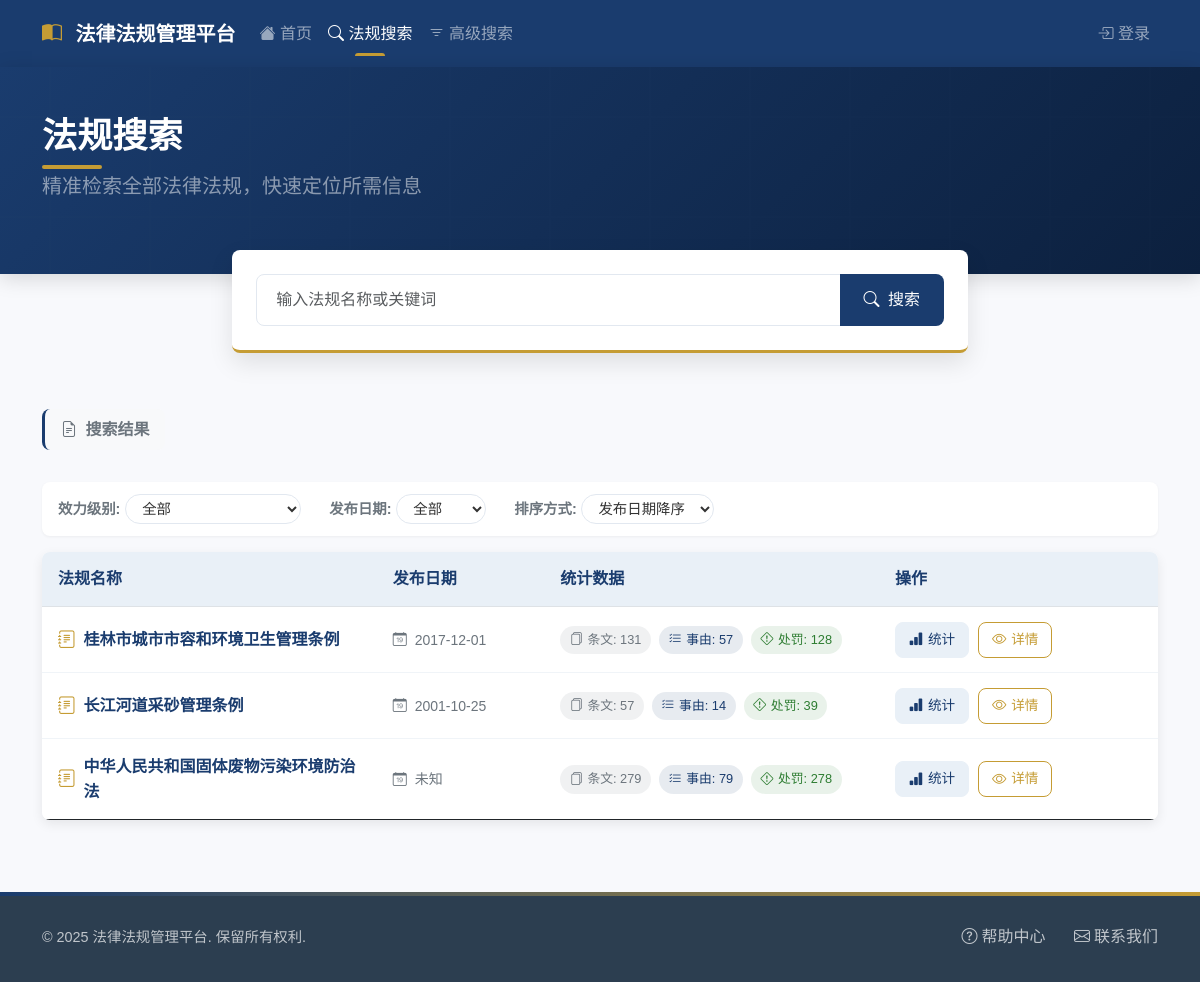
The app's page /search/regulations, older data.
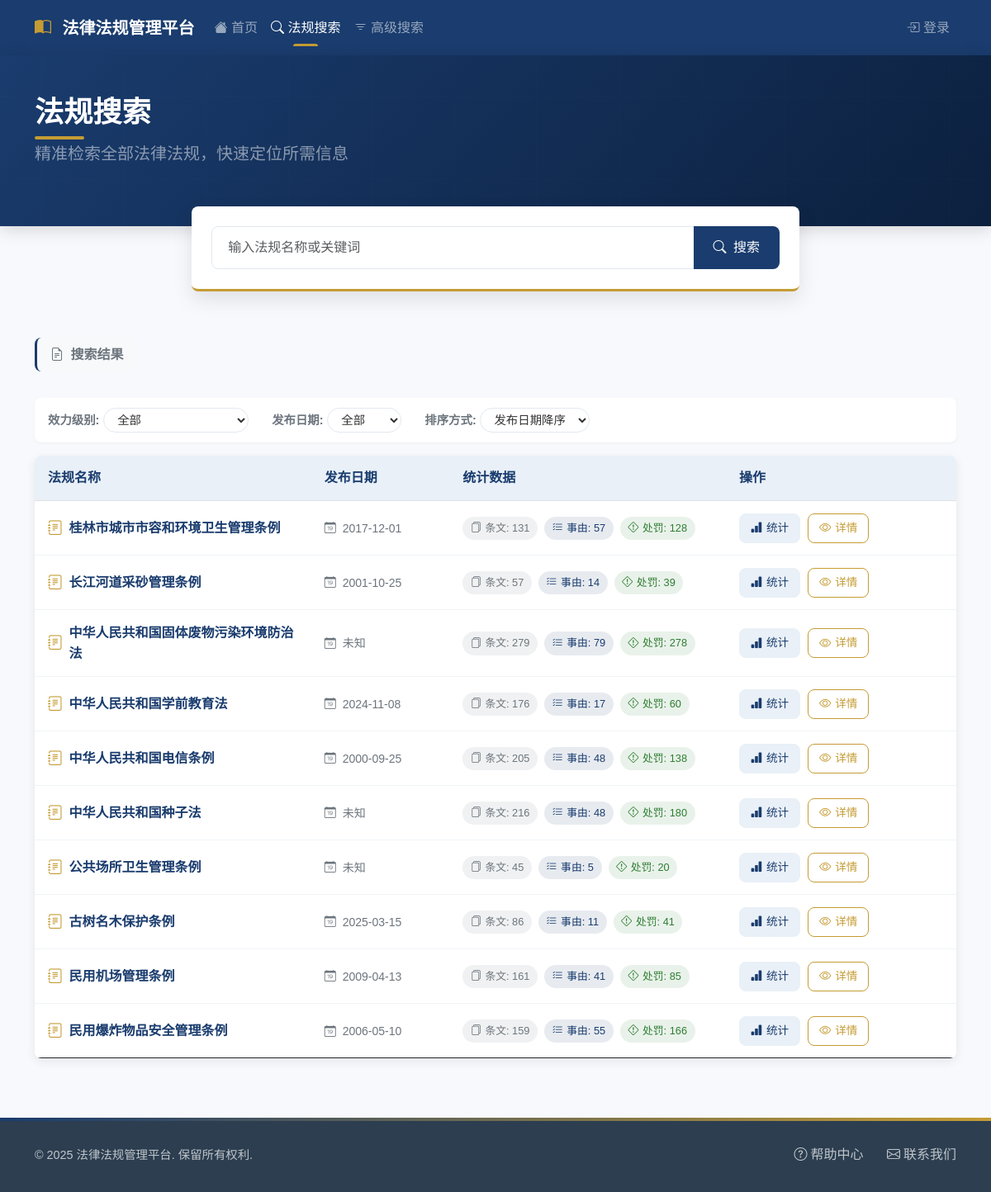
The same page, newer data.
### models.py (models this page shows)
class LegalRegulation(db.Model):
    id = db.Column(db.Integer, primary_key=True)
    name = db.Column(db.String(200), nullable=False, unique=True)  # 法规名称
    document_number = db.Column(db.String(100))  # 文号
    issued_by = db.Column(db.String(100))  # 通过机构
    approved_by = db.Column(db.String(100))  # 批准机构
    issued_date = db.Column(db.DateTime)  # 批准日期
    effective_date = db.Column(db.DateTime)  # 生效日期
    revision_date = db.Column(db.DateTime)  # 修订日期
    hierarchy_level = db.Column(db.String(50))  # 效力级别
    province = db.Column(db.String(50))  # 省
    city = db.Column(db.String(50))  # 市
    status = db.Column(db.String(20), default='active')  # 状态：active, archived
    structures = relationship('LegalStructure', back_populates='regulation', cascade='all, delete-orphan')
    causes = relationship('LegalCause', back_populates='regulation', cascade='all, delete-orphan')

### app.py (the view, shortened to what this page needs)
@app.route('/search/regulations')
def search_regulations():
    keyword = request.args.get('keyword', '')
    page = request.args.get('page', 1, type=int)
    per_page = 10
    query = LegalRegulation.query
    pagination = query.paginate(page=page, per_page=per_page, error_out=False)
    regulations = pagination.items
    return render_template('regulations/list.html',
                           regulations=regulations,
                           pagination=pagination,
                           keyword=keyword)

### app.py (called while the page is built)
def get_punishment_count(regulation_id):
    return db.session.query(LegalPunishment).\
        join(LegalCause).\
        filter(LegalCause.regulation_id == regulation_id).\
        count()

@app.context_processor
def utility_processor():
    return {
        'get_punishment_count': get_punishment_count
    }

### templates/regulations/list.html (shortened to what this page needs)
<!DOCTYPE html>
<html lang="zh">
<head>
    <link href="https://cdn.jsdelivr.net/npm/bootstrap@5.3.0/dist/css/bootstrap.min.css" rel="stylesheet">
    <link rel="stylesheet" href="https://cdn.jsdelivr.net/npm/bootstrap-icons@1.11.0/font/bootstrap-icons.css">
</head>
<body>
    <nav class="navbar navbar-expand-lg navbar-dark">
        <div class="container">
            <a class="navbar-brand" href="/">
                <i class="bi bi-book-half"></i> 法律法规管理平台
            </a>
            <div class="collapse navbar-collapse" id="navbarNav">
                <ul class="navbar-nav">
                    <li class="nav-item">
                        <a class="nav-link" href="/">
                            <i class="bi bi-house-fill"></i> 首页
                        </a>
                    </li>
                    <li class="nav-item">
                        <a class="nav-link active" href="/search/regulations">
                            <i class="bi bi-search"></i> 法规搜索
                        </a>
                    </li>
                    <li class="nav-item">
                        <a class="nav-link" href="/advanced_search">
                            <i class="bi bi-filter"></i> 高级搜索
                        </a>
                    </li>
                </ul>
                <ul class="navbar-nav ms-auto">
                    {% if current_user.is_authenticated %}
                    <li class="nav-item dropdown">
                        <a class="nav-link dropdown-toggle" href="#" role="button" data-bs-toggle="dropdown">
                            <i class="bi bi-person-circle"></i> {{ current_user.username }}
                        </a>
                        <ul class="dropdown-menu dropdown-menu-end">
                            <li><a class="dropdown-item" href="#"><i class="bi bi-person-gear"></i> 个人设置</a></li>
                            <li><hr class="dropdown-divider"></li>
                            <li><a class="dropdown-item" href="{{ url_for('logout') }}"><i class="bi bi-box-arrow-right"></i> 退出登录</a></li>
                        </ul>
                    </li>
                    {% else %}
                    <li class="nav-item">
                        <a class="nav-link" href="{{ url_for('login') }}">
                            <i class="bi bi-box-arrow-in-right"></i> 登录
                        </a>
                    </li>
                    {% endif %}
                </ul>
            </div>
        </div>
    </nav>
    <header class="page-header">
        <div class="container">
            <div class="row align-items-center">
                <div class="col-lg-6">
                    <h1 class="page-title">法规搜索</h1>
                    <p class="lead text-white-50">
                        精准检索全部法律法规，快速定位所需信息
                    </p>
                </div>
            </div>
        </div>
    </header>
    <div class="container">
        <div class="row justify-content-center">
            <div class="col-lg-8">
                <form action="{{ url_for('search_regulations') }}" method="get" class="search-container">
                    <div class="input-group">
                        <input type="text" class="form-control search-input"
                               name="keyword"
                               placeholder="输入法规名称或关键词"
                               value="{{ keyword or '' }}">
                        <button class="btn search-btn" type="submit">
                            <i class="bi bi-search me-1"></i> 搜索
                        </button>
                    </div>
                </form>
            </div>
        </div>
    </div>
    <section class="content-section">
        <div class="container">
            <div class="d-flex align-items-center mb-3">
                <span class="search-result-title">
                    <i class="bi bi-file-earmark-text me-1"></i> 搜索结果
                </span>
            </div>
            <div class="filter-options">
                <div class="filter-group d-flex align-items-center me-3">
                    <span class="filter-label">效力级别:</span>
                    <select class="filter-select" name="level">
                        <option value="">全部</option>
                    </select>
                </div>
                <div class="filter-group d-flex align-items-center me-3">
                    <span class="filter-label">发布日期:</span>
                    <select class="filter-select" name="date">
                        <option value="">全部</option>
                    </select>
                </div>
                <div class="filter-group d-flex align-items-center">
                    <span class="filter-label">排序方式:</span>
                    <select class="filter-select" name="sort">
                        <option value="date_desc">发布日期降序</option>
                    </select>
                </div>
            </div>
            {% if regulations %}
            <div class="regulations-table-container">
                <table class="table regulations-table mb-0">
                    <thead>
                        <tr>
                            <th style="width: 30%">法规名称</th>
                            <th style="width: 15%">发布日期</th>
                            <th style="width: 30%">统计数据</th>
                            <th style="width: 25%">操作</th>
                        </tr>
                    </thead>
                    <tbody>
                        {% for regulation in regulations %}
                        <tr>
                            <td>
                                <div class="regulation-name">
                                    <i class="bi bi-journal-text"></i>
                                    {{ regulation.name }}
                                </div>
                            </td>
                            <td>
                                <div class="text-secondary small">
                                    <i class="bi bi-calendar-date me-1"></i>
                                    {{ regulation.issued_date.strftime('%Y-%m-%d') if regulation.issued_date else '未知' }}
                                </div>
                            </td>
                            <td>
                                <div class="stat-badges">
                                    <span class="stat-badge">
                                        <i class="bi bi-files"></i>条文: {{ regulation.structures|length }}
                                    </span>
                                    <span class="stat-badge primary">
                                        <i class="bi bi-list-check"></i>事由: {{ regulation.causes|length }}
                                    </span>
                                    <span class="stat-badge success">
                                        <i class="bi bi-exclamation-diamond"></i>处罚: {{ get_punishment_count(regulation.id) }}
                                    </span>
                                </div>
                            </td>
                            <td>
                                <a href="{{ url_for('regulation_stats', regulation_id=regulation.id) }}"
                                   class="action-btn stats-btn">
                                    <i class="bi bi-bar-chart-fill"></i> 统计
                                </a>
                                <a href="{{ url_for('regulation_detail', regulation_id=regulation.id) }}"
                                   class="action-btn detail-btn">
                                    <i class="bi bi-eye"></i> 详情
                                </a>
                            </td>
                        </tr>
                        {% endfor %}
                    </tbody>
                </table>
            </div>
            {% endif %}
        </div>
    </section>
    <footer>
        <div class="container">
            <div class="footer-content">
                <p class="copyright mb-0">&copy; 2025 法律法规管理平台. 保留所有权利.</p>
                <div class="footer-links">
                    <a href="#"><i class="bi bi-question-circle me-1"></i>帮助中心</a>
                    <a href="#"><i class="bi bi-envelope me-1"></i>联系我们</a>
                </div>
            </div>
        </div>
    </footer>
</body>
</html>

Row changes from the older to the newer data that the page shows:
added LegalRegulation: name "中华人民共和国学前教育法", issued_date "2024-11-08", structures|length "176", causes|length "17", get_punishment_count "60"
added LegalRegulation: name "中华人民共和国电信条例", issued_date "2000-09-25", structures|length "205", causes|length "48", get_punishment_count "138"
added LegalRegulation: name "中华人民共和国种子法", issued_date "未知", structures|length "216", causes|length "48", get_punishment_count "180"
added LegalRegulation: name "公共场所卫生管理条例", issued_date "未知", structures|length "45", causes|length "5", get_punishment_count "20"
added LegalRegulation: name "古树名木保护条例", issued_date "2025-03-15", structures|length "86", causes|length "11", get_punishment_count "41"
added LegalRegulation: name "民用机场管理条例", issued_date "2009-04-13", structures|length "161", causes|length "41", get_punishment_count "85"
added LegalRegulation: name "民用爆炸物品安全管理条例", issued_date "2006-05-10", structures|length "159", causes|length "55", get_punishment_count "166"
